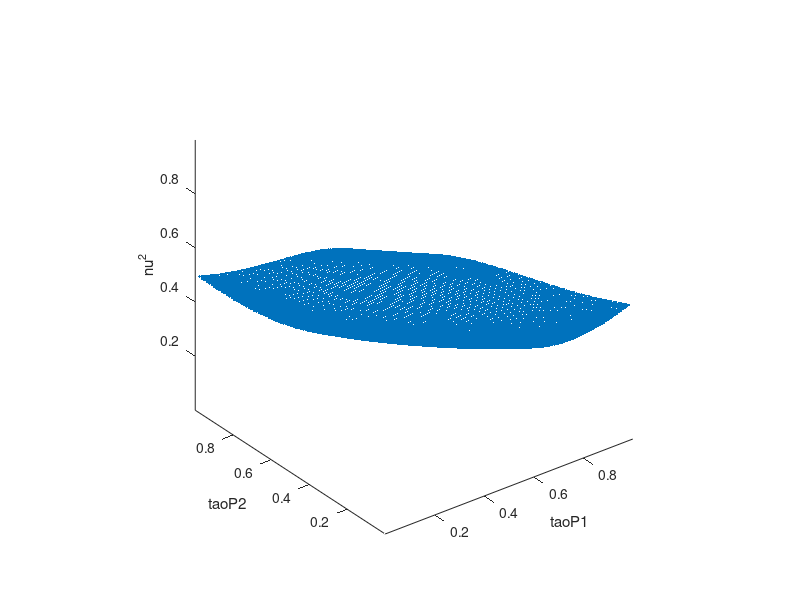

This figure's MATLAB source:
function [M, A, B] = filter1_analytic()

[taoP1,taoP2] = meshgrid(0.01:0.01:0.99,0.01:0.01:0.99);
grid = [taoP1(:) taoP2(:)];

a = grid(:, 1)+grid(:, 2);
b = grid(:, 1).*grid(:, 2);

A = a;
B = b;
M = (b - 1).^2./(a.^2 - 2.*b + 1);

plot3(grid(:, 1), grid(:, 2), M, '.');
axis equal
xlabel('taoP1')
ylabel('taoP2')
zlabel('nu^2')
end